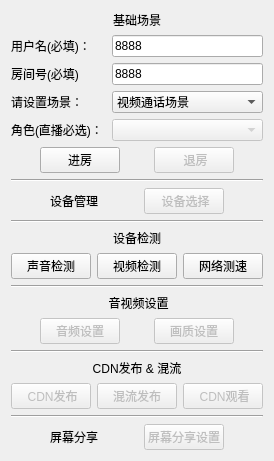
      <widget class="QWidget" name="baseApiExample">
       <property name="sizePolicy">
        <sizepolicy hsizetype="Minimum" vsizetype="Minimum">
         <horstretch>1</horstretch>
         <verstretch>1</verstretch>
        </sizepolicy>
       </property>
       <property name="tabletTracking">
        <bool>true</bool>
       </property>
       <property name="autoFillBackground">
        <bool>false</bool>
       </property>
       <attribute name="title">
        <string>基础</string>
       </attribute>
       <layout class="QVBoxLayout" name="verticalLayout">
        <item>
         <widget class="QLabel" name="label_13">
          <property name="sizePolicy">
           <sizepolicy hsizetype="Preferred" vsizetype="Fixed">
            <horstretch>0</horstretch>
            <verstretch>0</verstretch>
           </sizepolicy>
          </property>
          <property name="text">
           <string>基础场景</string>
          </property>
          <property name="alignment">
           <set>Qt::AlignCenter</set>
          </property>
         </widget>
        </item>
        <item>
         <layout class="QGridLayout" name="gridLayout" columnstretch="2,3">
          <property name="sizeConstraint">
           <enum>QLayout::SetFixedSize</enum>
          </property>
          <property name="horizontalSpacing">
           <number>0</number>
          </property>
          <item row="0" column="0">
           <widget class="QLabel" name="sdkVersionLabel_11">
            <property name="sizePolicy">
             <sizepolicy hsizetype="Preferred" vsizetype="Fixed">
              <horstretch>0</horstretch>
              <verstretch>0</verstretch>
             </sizepolicy>
            </property>
            <property name="text">
             <string>用户名(必填)：</string>
            </property>
           </widget>
          </item>
          <item row="0" column="1">
           <widget class="QLineEdit" name="userIdLineEdit">
            <property name="text">
             <string>8888</string>
            </property>
            <property name="readOnly">
             <bool>false</bool>
            </property>
            <property name="placeholderText">
             <string>请输入用户ID</string>
            </property>
           </widget>
          </item>
          <item row="1" column="0">
           <widget class="QLabel" name="sdkVersionLabel_12">
            <property name="sizePolicy">
             <sizepolicy hsizetype="Preferred" vsizetype="Fixed">
              <horstretch>0</horstretch>
              <verstretch>0</verstretch>
             </sizepolicy>
            </property>
            <property name="text">
             <string>房间号(必填)</string>
            </property>
           </widget>
          </item>
          <item row="1" column="1">
           <widget class="QLineEdit" name="roomNumLineEdit">
            <property name="inputMethodHints">
             <set>Qt::ImhDigitsOnly</set>
            </property>
            <property name="text">
             <string>8888</string>
            </property>
            <property name="readOnly">
             <bool>false</bool>
            </property>
            <property name="placeholderText">
             <string>请输入房间号</string>
            </property>
            <property name="clearButtonEnabled">
             <bool>false</bool>
            </property>
           </widget>
          </item>
          <item row="2" column="0">
           <widget class="QLabel" name="label_5">
            <property name="sizePolicy">
             <sizepolicy hsizetype="Preferred" vsizetype="Fixed">
              <horstretch>0</horstretch>
              <verstretch>0</verstretch>
             </sizepolicy>
            </property>
            <property name="text">
             <string>请设置场景：</string>
            </property>
           </widget>
          </item>
          <item row="2" column="1">
           <widget class="QComboBox" name="appSceneComboBox">
            <property name="sizePolicy">
             <sizepolicy hsizetype="Expanding" vsizetype="Fixed">
              <horstretch>0</horstretch>
              <verstretch>0</verstretch>
             </sizepolicy>
            </property>
            <item>
             <property name="text">
              <string>视频通话场景</string>
             </property>
            </item>
            <item>
             <property name="text">
              <string>视频互动场景</string>
             </property>
            </item>
            <item>
             <property name="text">
              <string>语音通话场景</string>
             </property>
            </item>
            <item>
             <property name="text">
              <string>语音互动直播</string>
             </property>
            </item>
           </widget>
          </item>
          <item row="3" column="0">
           <widget class="QLabel" name="label_6">
            <property name="sizePolicy">
             <sizepolicy hsizetype="Preferred" vsizetype="Fixed">
              <horstretch>0</horstretch>
              <verstretch>0</verstretch>
             </sizepolicy>
            </property>
            <property name="text">
             <string>角色(直播必选)：</string>
            </property>
           </widget>
          </item>
          <item row="3" column="1">
           <widget class="QComboBox" name="userRoleComB">
            <property name="enabled">
             <bool>false</bool>
            </property>
            <property name="sizePolicy">
             <sizepolicy hsizetype="Expanding" vsizetype="Fixed">
              <horstretch>0</horstretch>
              <verstretch>0</verstretch>
             </sizepolicy>
            </property>
            <property name="acceptDrops">
             <bool>false</bool>
            </property>
            <property name="toolTip">
             <string>直播场景必选，非直播模式 不可用</string>
            </property>
            <property name="toolTipDuration">
             <number>3</number>
            </property>
            <property name="currentIndex">
             <number>-1</number>
            </property>
            <item>
             <property name="text">
              <string>主播</string>
             </property>
            </item>
            <item>
             <property name="text">
              <string>听众</string>
             </property>
            </item>
           </widget>
          </item>
         </layout>
        </item>
        <item>
         <layout class="QGridLayout" name="gridLayout_2">
          <item row="0" column="0">
           <spacer name="horizontalSpacer_16">
            <property name="orientation">
             <enum>Qt::Horizontal</enum>
            </property>
            <property name="sizeHint" stdset="0">
             <size>
              <width>0</width>
              <height>20</height>
             </size>
            </property>
           </spacer>
          </item>
          <item row="0" column="4">
           <spacer name="horizontalSpacer_19">
            <property name="orientation">
             <enum>Qt::Horizontal</enum>
            </property>
            <property name="sizeHint" stdset="0">
             <size>
              <width>0</width>
              <height>20</height>
             </size>
            </property>
           </spacer>
          </item>
          <item row="0" column="3">
           <widget class="QPushButton" name="exitRoomButton">
            <property name="enabled">
             <bool>false</bool>
            </property>
            <property name="sizePolicy">
             <sizepolicy hsizetype="Preferred" vsizetype="Fixed">
              <horstretch>0</horstretch>
              <verstretch>0</verstretch>
             </sizepolicy>
            </property>
            <property name="text">
             <string> 退房</string>
            </property>
           </widget>
          </item>
          <item row="0" column="2">
           <spacer name="horizontalSpacer_17">
            <property name="orientation">
             <enum>Qt::Horizontal</enum>
            </property>
            <property name="sizeHint" stdset="0">
             <size>
              <width>0</width>
              <height>20</height>
             </size>
            </property>
           </spacer>
          </item>
          <item row="0" column="1">
           <widget class="QPushButton" name="enterRoomButton">
            <property name="enabled">
             <bool>true</bool>
            </property>
            <property name="sizePolicy">
             <sizepolicy hsizetype="Preferred" vsizetype="Fixed">
              <horstretch>0</horstretch>
              <verstretch>0</verstretch>
             </sizepolicy>
            </property>
            <property name="text">
             <string>进房</string>
            </property>
           </widget>
          </item>
         </layout>
        </item>
        <item>
         <widget class="Line" name="line_2">
          <property name="orientation">
           <enum>Qt::Horizontal</enum>
          </property>
         </widget>
        </item>
        <item>
         <layout class="QHBoxLayout" name="horizontalLayout_4">
          <item>
           <spacer name="horizontalSpacer_18">
            <property name="orientation">
             <enum>Qt::Horizontal</enum>
            </property>
            <property name="sizeHint" stdset="0">
             <size>
              <width>0</width>
              <height>20</height>
             </size>
            </property>
           </spacer>
          </item>
          <item>
           <widget class="QLabel" name="label_18">
            <property name="sizePolicy">
             <sizepolicy hsizetype="Preferred" vsizetype="Fixed">
              <horstretch>0</horstretch>
              <verstretch>0</verstretch>
             </sizepolicy>
            </property>
            <property name="text">
             <string>设备管理</string>
            </property>
            <property name="alignment">
             <set>Qt::AlignLeading|Qt::AlignLeft|Qt::AlignVCenter</set>
            </property>
           </widget>
          </item>
          <item>
           <spacer name="horizontalSpacer_20">
            <property name="orientation">
             <enum>Qt::Horizontal</enum>
            </property>
            <property name="sizeHint" stdset="0">
             <size>
              <width>0</width>
              <height>20</height>
             </size>
            </property>
           </spacer>
          </item>
          <item>
           <widget class="QPushButton" name="pushButtonDeviceManager">
            <property name="enabled">
             <bool>false</bool>
            </property>
            <property name="sizePolicy">
             <sizepolicy hsizetype="Preferred" vsizetype="Fixed">
              <horstretch>0</horstretch>
              <verstretch>0</verstretch>
             </sizepolicy>
            </property>
            <property name="text">
             <string> 设备选择</string>
            </property>
           </widget>
          </item>
          <item>
           <spacer name="horizontalSpacer_21">
            <property name="orientation">
             <enum>Qt::Horizontal</enum>
            </property>
            <property name="sizeHint" stdset="0">
             <size>
              <width>0</width>
              <height>20</height>
             </size>
            </property>
           </spacer>
          </item>
         </layout>
        </item>
        <item>
         <widget class="Line" name="line_13">
          <property name="orientation">
           <enum>Qt::Horizontal</enum>
          </property>
         </widget>
        </item>
        <item>
         <widget class="QLabel" name="label_10">
          <property name="sizePolicy">
           <sizepolicy hsizetype="Preferred" vsizetype="Fixed">
            <horstretch>0</horstretch>
            <verstretch>0</verstretch>
           </sizepolicy>
          </property>
          <property name="text">
           <string>设备检测</string>
          </property>
          <property name="alignment">
           <set>Qt::AlignCenter</set>
          </property>
         </widget>
        </item>
        <item>
         <layout class="QHBoxLayout" name="horizontalLayout_5">
          <item>
           <spacer name="horizontalSpacer_24">
            <property name="orientation">
             <enum>Qt::Horizontal</enum>
            </property>
            <property name="sizeHint" stdset="0">
             <size>
              <width>0</width>
              <height>20</height>
             </size>
            </property>
           </spacer>
          </item>
          <item>
           <widget class="QPushButton" name="pushButtonAudioTest">
            <property name="enabled">
             <bool>true</bool>
            </property>
            <property name="sizePolicy">
             <sizepolicy hsizetype="Preferred" vsizetype="Fixed">
              <horstretch>0</horstretch>
              <verstretch>0</verstretch>
             </sizepolicy>
            </property>
            <property name="text">
             <string>声音检测</string>
            </property>
           </widget>
          </item>
          <item>
           <spacer name="horizontalSpacer_22">
            <property name="orientation">
             <enum>Qt::Horizontal</enum>
            </property>
            <property name="sizeHint" stdset="0">
             <size>
              <width>0</width>
              <height>20</height>
             </size>
            </property>
           </spacer>
          </item>
          <item>
           <widget class="QPushButton" name="pushButtonVideoTest">
            <property name="enabled">
             <bool>true</bool>
            </property>
            <property name="sizePolicy">
             <sizepolicy hsizetype="Preferred" vsizetype="Fixed">
              <horstretch>0</horstretch>
              <verstretch>0</verstretch>
             </sizepolicy>
            </property>
            <property name="text">
             <string>视频检测</string>
            </property>
           </widget>
          </item>
          <item>
           <spacer name="horizontalSpacer_23">
            <property name="orientation">
             <enum>Qt::Horizontal</enum>
            </property>
            <property name="sizeHint" stdset="0">
             <size>
              <width>0</width>
              <height>20</height>
             </size>
            </property>
           </spacer>
          </item>
          <item>
           <widget class="QPushButton" name="btnNetworkChecker">
            <property name="enabled">
             <bool>true</bool>
            </property>
            <property name="sizePolicy">
             <sizepolicy hsizetype="Preferred" vsizetype="Fixed">
              <horstretch>0</horstretch>
              <verstretch>0</verstretch>
             </sizepolicy>
            </property>
            <property name="toolTip">
             <string>请先操作进房间</string>
            </property>
            <property name="text">
             <string>网络测速</string>
            </property>
           </widget>
          </item>
          <item>
           <spacer name="horizontalSpacer_25">
            <property name="orientation">
             <enum>Qt::Horizontal</enum>
            </property>
            <property name="sizeHint" stdset="0">
             <size>
              <width>0</width>
              <height>20</height>
             </size>
            </property>
           </spacer>
          </item>
         </layout>
        </item>
        <item>
         <widget class="Line" name="line_4">
          <property name="orientation">
           <enum>Qt::Horizontal</enum>
          </property>
         </widget>
        </item>
        <item>
         <widget class="QLabel" name="label_11">
          <property name="sizePolicy">
           <sizepolicy hsizetype="Preferred" vsizetype="Fixed">
            <horstretch>0</horstretch>
            <verstretch>0</verstretch>
           </sizepolicy>
          </property>
          <property name="text">
           <string> 音视频设置</string>
          </property>
          <property name="alignment">
           <set>Qt::AlignCenter</set>
          </property>
         </widget>
        </item>
        <item>
         <layout class="QHBoxLayout" name="horizontalLayout_6">
          <item>
           <spacer name="horizontalSpacer_27">
            <property name="orientation">
             <enum>Qt::Horizontal</enum>
            </property>
            <property name="sizeHint" stdset="0">
             <size>
              <width>0</width>
              <height>20</height>
             </size>
            </property>
           </spacer>
          </item>
          <item>
           <widget class="QPushButton" name="pushButtonAudioSetting">
            <property name="enabled">
             <bool>false</bool>
            </property>
            <property name="sizePolicy">
             <sizepolicy hsizetype="Fixed" vsizetype="Fixed">
              <horstretch>0</horstretch>
              <verstretch>0</verstretch>
             </sizepolicy>
            </property>
            <property name="text">
             <string>音频设置</string>
            </property>
           </widget>
          </item>
          <item>
           <spacer name="horizontalSpacer_26">
            <property name="orientation">
             <enum>Qt::Horizontal</enum>
            </property>
            <property name="sizeHint" stdset="0">
             <size>
              <width>0</width>
              <height>20</height>
             </size>
            </property>
           </spacer>
          </item>
          <item>
           <widget class="QPushButton" name="pushButtonVideoSetting">
            <property name="enabled">
             <bool>false</bool>
            </property>
            <property name="sizePolicy">
             <sizepolicy hsizetype="Preferred" vsizetype="Fixed">
              <horstretch>0</horstretch>
              <verstretch>0</verstretch>
             </sizepolicy>
            </property>
            <property name="text">
             <string>画质设置</string>
            </property>
           </widget>
          </item>
          <item>
           <spacer name="horizontalSpacer_28">
            <property name="orientation">
             <enum>Qt::Horizontal</enum>
            </property>
            <property name="sizeHint" stdset="0">
             <size>
              <width>0</width>
              <height>20</height>
             </size>
            </property>
           </spacer>
          </item>
         </layout>
        </item>
        <item>
         <widget class="Line" name="line_5">
          <property name="orientation">
           <enum>Qt::Horizontal</enum>
          </property>
         </widget>
        </item>
        <item>
         <widget class="QLabel" name="label_15">
          <property name="sizePolicy">
           <sizepolicy hsizetype="Preferred" vsizetype="Fixed">
            <horstretch>0</horstretch>
            <verstretch>0</verstretch>
           </sizepolicy>
          </property>
          <property name="text">
           <string>CDN发布 &amp; 混流</string>
          </property>
          <property name="alignment">
           <set>Qt::AlignCenter</set>
          </property>
         </widget>
        </item>
        <item>
         <layout class="QHBoxLayout" name="horizontalLayout_7">
          <item>
           <spacer name="horizontalSpacer_29">
            <property name="orientation">
             <enum>Qt::Horizontal</enum>
            </property>
            <property name="sizeHint" stdset="0">
             <size>
              <width>0</width>
              <height>20</height>
             </size>
            </property>
           </spacer>
          </item>
          <item>
           <widget class="QPushButton" name="cdnPublishBt">
            <property name="enabled">
             <bool>false</bool>
            </property>
            <property name="sizePolicy">
             <sizepolicy hsizetype="Preferred" vsizetype="Fixed">
              <horstretch>0</horstretch>
              <verstretch>0</verstretch>
             </sizepolicy>
            </property>
            <property name="toolTip">
             <string>请先操作进房间</string>
            </property>
            <property name="text">
             <string> CDN发布</string>
            </property>
           </widget>
          </item>
          <item>
           <spacer name="horizontalSpacer_30">
            <property name="orientation">
             <enum>Qt::Horizontal</enum>
            </property>
            <property name="sizeHint" stdset="0">
             <size>
              <width>0</width>
              <height>20</height>
             </size>
            </property>
           </spacer>
          </item>
          <item>
           <widget class="QPushButton" name="mixStreamPublish">
            <property name="enabled">
             <bool>false</bool>
            </property>
            <property name="sizePolicy">
             <sizepolicy hsizetype="Preferred" vsizetype="Fixed">
              <horstretch>0</horstretch>
              <verstretch>0</verstretch>
             </sizepolicy>
            </property>
            <property name="toolTip">
             <string>请先操作进 房间</string>
            </property>
            <property name="text">
             <string>混流发布</string>
            </property>
           </widget>
          </item>
          <item>
           <spacer name="horizontalSpacer_31">
            <property name="orientation">
             <enum>Qt::Horizontal</enum>
            </property>
            <property name="sizeHint" stdset="0">
             <size>
              <width>0</width>
              <height>20</height>
             </size>
            </property>
           </spacer>
          </item>
          <item>
           <widget class="QPushButton" name="pushButtonCdnPlayer">
            <property name="enabled">
             <bool>false</bool>
            </property>
            <property name="sizePolicy">
             <sizepolicy hsizetype="Preferred" vsizetype="Fixed">
              <horstretch>0</horstretch>
              <verstretch>0</verstretch>
             </sizepolicy>
            </property>
            <property name="text">
             <string> CDN观看</string>
            </property>
           </widget>
          </item>
          <item>
           <spacer name="horizontalSpacer_32">
            <property name="orientation">
             <enum>Qt::Horizontal</enum>
            </property>
            <property name="sizeHint" stdset="0">
             <size>
              <width>0</width>
              <height>20</height>
             </size>
            </property>
           </spacer>
          </item>
         </layout>
        </item>
        <item>
         <widget class="Line" name="line_6">
          <property name="orientation">
           <enum>Qt::Horizontal</enum>
          </property>
         </widget>
        </item>
        <item>
         <layout class="QHBoxLayout" name="horizontalLayout_8">
          <item>
           <spacer name="horizontalSpacer_33">
            <property name="orientation">
             <enum>Qt::Horizontal</enum>
            </property>
            <property name="sizeHint" stdset="0">
             <size>
              <width>0</width>
              <height>20</height>
             </size>
            </property>
           </spacer>
          </item>
          <item>
           <widget class="QLabel" name="label_14">
            <property name="sizePolicy">
             <sizepolicy hsizetype="Fixed" vsizetype="Fixed">
              <horstretch>0</horstretch>
              <verstretch>0</verstretch>
             </sizepolicy>
            </property>
            <property name="text">
             <string>屏幕分享</string>
            </property>
            <property name="alignment">
             <set>Qt::AlignLeading|Qt::AlignLeft|Qt::AlignVCenter</set>
            </property>
           </widget>
          </item>
          <item>
           <spacer name="horizontalSpacer_34">
            <property name="orientation">
             <enum>Qt::Horizontal</enum>
            </property>
            <property name="sizeHint" stdset="0">
             <size>
              <width>0</width>
              <height>20</height>
             </size>
            </property>
           </spacer>
          </item>
          <item>
           <widget class="QPushButton" name="btScreenSharingSetting">
            <property name="enabled">
             <bool>false</bool>
            </property>
            <property name="sizePolicy">
             <sizepolicy hsizetype="Fixed" vsizetype="Fixed">
              <horstretch>0</horstretch>
              <verstretch>0</verstretch>
             </sizepolicy>
            </property>
            <property name="text">
             <string>屏幕分享设置</string>
            </property>
           </widget>
          </item>
          <item>
           <spacer name="horizontalSpacer_35">
            <property name="orientation">
             <enum>Qt::Horizontal</enum>
            </property>
            <property name="sizeHint" stdset="0">
             <size>
              <width>0</width>
              <height>20</height>
             </size>
            </property>
           </spacer>
          </item>
         </layout>
        </item>
       </layout>
      </widget>
